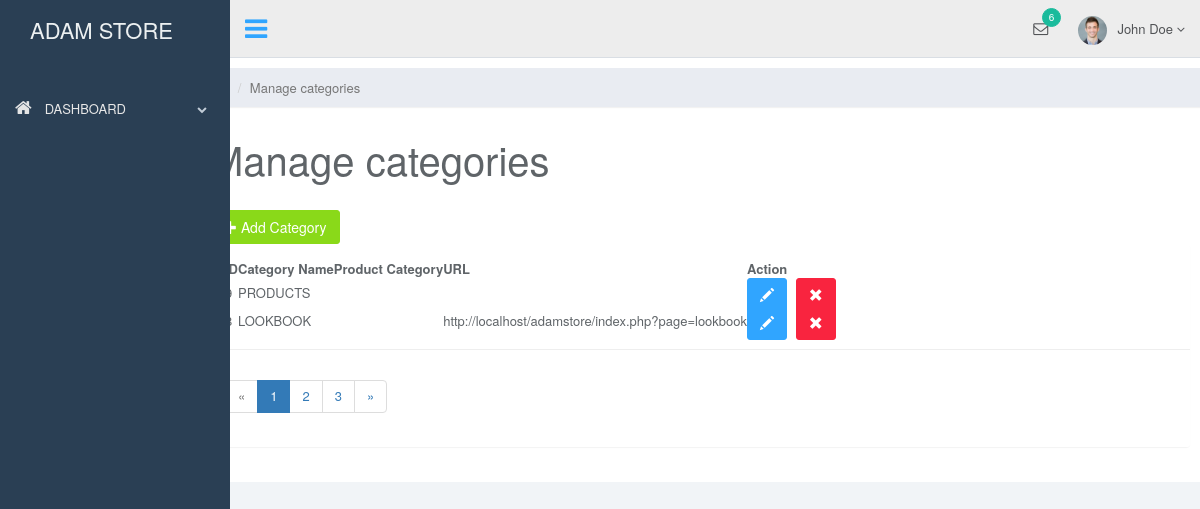
Page /admin/index.php?page=category (signed in) on the committed database.
### tables this page shows
CREATE TABLE `category` (
  `cat_id` int(11) NOT NULL,
  `cat_name` varchar(255) NOT NULL,
  `parent_id` tinyint(1) NOT NULL,
  `url` varchar(255) NOT NULL
);

### admin/modules/category/category.php (the view, shortened to what this page needs)
<?php
    $sql_category = "SELECT * FROM category ORDER BY cat_id DESC";
    $resultAll = mysqli_query($conn, $sql_category);
     $rowPerPage = 2;
    $totalRecords = mysqli_num_rows($resultAll);
    $totalPage =  ceil($totalRecords / $rowPerPage);
    if(isset($_GET['current_page'])){
        $current_page = $_GET['current_page'];
    }else{
        $current_page = 1;
    }
    $start = ($current_page - 1)*$rowPerPage;
    $sql_pagination = "SELECT * FROM category ORDER BY cat_id  DESC LIMIT $start,$rowPerPage";
    $resultPagination = mysqli_query($conn, $sql_pagination);
?>
	<div class="col-sm-9 col-sm-offset-3 col-lg-10 col-lg-offset-2 main">
		<div class="row">
			<ol class="breadcrumb">
				<li><a href="#"><svg class="glyph stroked home"><use xlink:href="#stroked-home"></use></svg></a></li>
				<li class="active">Manage categories</li>
			</ol>
		</div>
		<div class="row">
			<div class="col-lg-12">
				<h1 class="page-header">Manage categories</h1>
			</div>
		</div>
		<div id="toolbar" class="btn-group">
            <a href="index.php?page=add_category" class="btn btn-success">
                <i class="glyphicon glyphicon-plus"></i> Add Category
            </a>
        </div>
		<div class="row">
			<div class="col-md-12">
					<div class="panel panel-default">
							<div class="panel-body">
								<table
									data-toolbar="#toolbar"
									data-toggle="table">
									<thead>
									<tr>
										<th data-field="id" data-sortable="true">ID</th>
										<th>Category Name</th>
										<th>Product Category</th>
										<th>URL</th>
										<th>Action</th>
									</tr>
									</thead>
									<tbody>
									  <?php
                        if(mysqli_num_rows($resultPagination) > 0){
                            while ($row = mysqli_fetch_assoc($resultPagination)){
                      ?>
						<tr>
                            <td style=""><?php echo $row['cat_id']; ?></td>
                            <td style=""><?php echo $row['cat_name']; ?></td>
							<td>
                            </td>
							<td style=""><?php echo $row['url']; ?></td>
                            <td class="form-group">
							  <a href="index.php?page=edit_category&cat_id=<?php echo $row['cat_id']; ?>" class="btn btn-primary"><i class="glyphicon glyphicon-pencil"></i></a>
                              <a onclick="return confirmDel();" href="modules/category/del_category.php?cat_id=<?php echo $row['cat_id'];?>" class="btn btn-danger"><i class="glyphicon glyphicon-remove"></i></a>
                        </td>
                        </tr>
                    <?php
                            }
                      }
                  	?>
									</tbody>
								</table>
							</div>
							<div class="panel-footer">
								<nav aria-label="Page navigation example">
								<ul class="pagination">
									<?php
									if ($current_page > 1) { ?>
										<li class="page-item"><a class="page-link" href="index.php?page=category&current_page=<?php echo $current_page - 1; ?>">&laquo;</a></li>
									<?php } else {
									?>
										<li class="page-item disabled"><a class="page-link" href="">&laquo;</a></li>
									<?php } ?>
									<?php
									for ($i = 1; $i <= $totalPage; $i++) {
										if ($i > $current_page - 3 && $i < $current_page + 3) {
											if ($i == $current_page) {
									?>
												<li class="page-item active"><a class="page-link" href="index.php?page=category&current_page=<?php echo $i; ?>"><?php echo $i; ?></a></li>
											<?php } else { ?>
												<li class="page-item"><a class="page-link" href="index.php?page=category&current_page=<?php echo $i; ?>"><?php echo $i; ?></a></li>
									<?php
											}
										}
									}
									?>
									<?php
									if ($current_page < $totalPage) { ?>
										<li class="page-item"><a class="page-link" href="index.php?page=category&current_page=<?php echo $current_page + 1; ?>">&raquo;</a></li>
									<?php } else {
									?>
										<li class="page-item disabled"><a class="page-link" href="">&raquo;</a></li>
									<?php } ?>
                            	</ul>
								</nav>
							</div>
						</div>
			</div>
		</div>
	</div>

### admin/css/styles.css (style rules this page uses)
body { background: #f1f4f7; color: #5f6468; }
a, a:hover, a:focus { color: #30a5ff; }
h1, h2, h3, h4, h5, h6 { color: #5f6468; }
h1 { font-weight: 300; font-size: 40px; }
.btn-primary, .btn-primary:hover, .btn-primary:focus, .btn-primary:active, .btn-primary.active, .open > .dropdown-toggle.btn-primary, .btn-primary.disabled, .btn-primary[disabled], fieldset[disabled] .btn-primary, .btn-primary.disabled:hover, .btn-primary[disabled]:hover, fieldset[disabled] .btn-primary:hover, .btn-primary.disabled:focus, .btn-primary[disabled]:focus, fieldset[disabled] .btn-primary:focus, .btn-primary.disabled:active, .btn-primary[disabled]:active, fieldset[disabled] .btn-primary:active, .btn-primary.disabled.active, .btn-primary[disabled].active, fieldset[disabled] .btn-primary.active { background-color: #30a5ff; border-color: #30a5ff; }
.btn-success, .btn-success:hover, .btn-success:focus, .btn-success:active, .btn-success.active, .open > .dropdown-toggle.btn-success, .btn-success.disabled, .btn-success[disabled], fieldset[disabled] .btn-success, .btn-success.disabled:hover, .btn-success[disabled]:hover, fieldset[disabled] .btn-success:hover, .btn-success.disabled:focus, .btn-success[disabled]:focus, fieldset[disabled] .btn-success:focus, .btn-success.disabled:active, .btn-success[disabled]:active, fieldset[disabled] .btn-success:active, .btn-success.disabled.active, .btn-success[disabled].active, fieldset[disabled] .btn-success.active { background-color: #8ad919; border-color: #8ad919; }
.btn-danger, .btn-danger:hover, .btn-danger:focus, .btn-danger:active, .btn-danger.active, .open > .dropdown-toggle.btn-danger, .btn-danger.disabled, .btn-danger[disabled], fieldset[disabled] .btn-danger, .btn-danger.disabled:hover, .btn-danger[disabled]:hover, fieldset[disabled] .btn-danger:hover, .btn-danger.disabled:focus, .btn-danger[disabled]:focus, fieldset[disabled] .btn-danger:focus, .btn-danger.disabled:active, .btn-danger[disabled]:active, fieldset[disabled] .btn-danger:active, .btn-danger.disabled.active, .btn-danger[disabled].active, fieldset[disabled] .btn-danger.active { background-color: #f9243f; border-color: #f9243f; }
.panel { border: 0; }
.panel-footer { background: #fff; border-top: 1px solid #eee; }
.breadcrumb { border-radius: 0; padding: 10px 15px; background: #e9ecf2; box-shadow: 0 1px 1px rgba(0, 0, 0, .05); margin: 0 ; }
h1.page-header { margin-top: 30px; border-bottom: 0; }

### rows in the picture
category: cat_name "PRODUCTS"
category: cat_name "LOOKBOOK", url "http://localhost/adamstore/index.php?page=lookbook"
